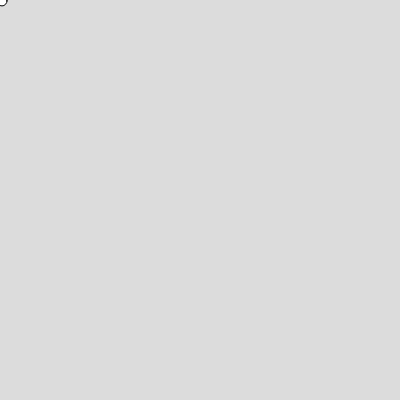
Frame 1 (no input)
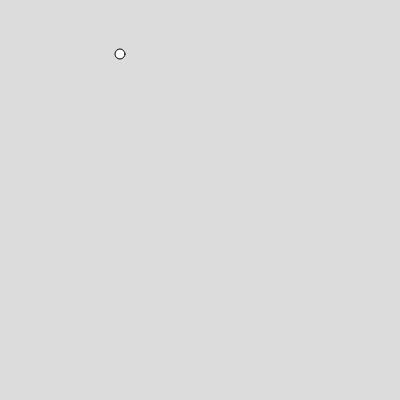
Frame 60 (no input)
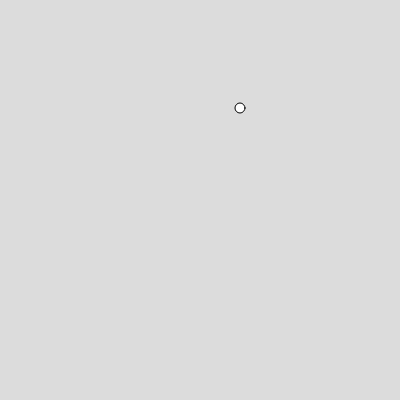
Frame 120 (the mouse pressed at the canvas centre since frame 60)

The p5.js sketch that drew these frames (run headless with seeded random() and noise() and a simulated clock; from frame 60 on, the mouse is pressed at the canvas centre):

// p5.js sketch
// ── sketch.js
var dx = 2
var dy = .9
var x = 0
var y = 0

function setup() {
   x = 0
   y = 0
  createCanvas(400, 400);
}

function draw() {
  x = x + dx
  y = y + dy
  if((x > 400) | (x<0)){
    dx = -dx
  }
  if((y > 400) | (y < 0)){
    dy = -dy
  }
  background(220);
  circle(x,y,10)
}
